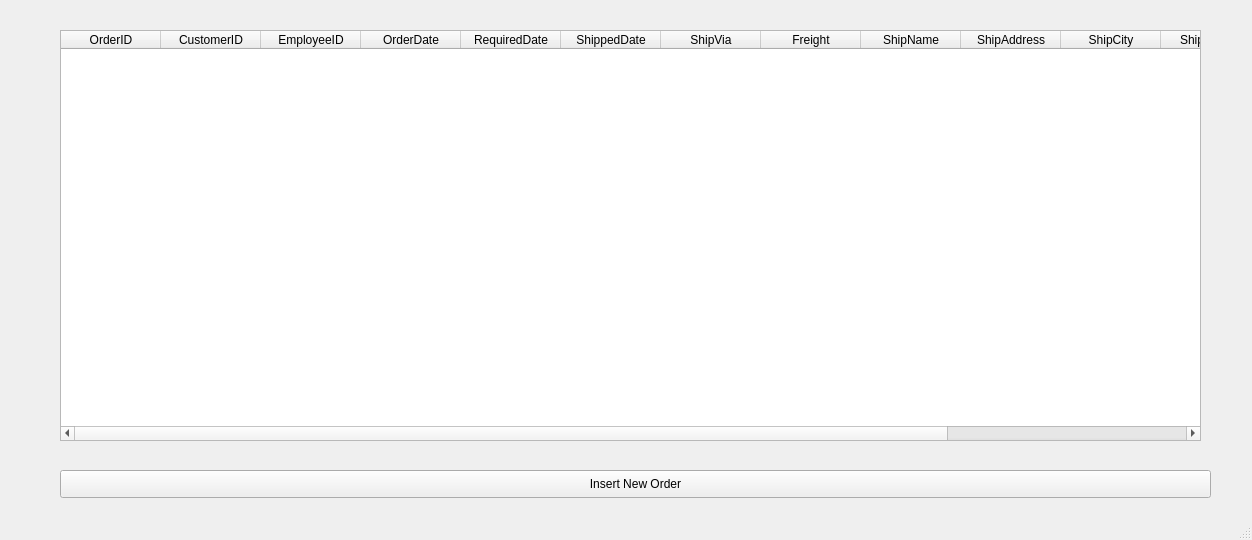
<?xml version="1.0" encoding="UTF-8"?>
<ui version="4.0">
 <class>MainWindow</class>
 <widget class="QMainWindow" name="MainWindow">
  <property name="geometry">
   <rect>
    <x>0</x>
    <y>0</y>
    <width>1252</width>
    <height>540</height>
   </rect>
  </property>
  <property name="windowTitle">
   <string>MainWindow</string>
  </property>
  <widget class="QWidget" name="centralwidget">
   <widget class="QTableWidget" name="orderTable">
    <property name="geometry">
     <rect>
      <x>60</x>
      <y>30</y>
      <width>1141</width>
      <height>411</height>
     </rect>
    </property>
    <column>
     <property name="text">
      <string>OrderID</string>
     </property>
    </column>
    <column>
     <property name="text">
      <string>CustomerID</string>
     </property>
    </column>
    <column>
     <property name="text">
      <string>EmployeeID</string>
     </property>
    </column>
    <column>
     <property name="text">
      <string>OrderDate</string>
     </property>
    </column>
    <column>
     <property name="text">
      <string>RequiredDate</string>
     </property>
    </column>
    <column>
     <property name="text">
      <string>ShippedDate</string>
     </property>
    </column>
    <column>
     <property name="text">
      <string>ShipVia</string>
     </property>
    </column>
    <column>
     <property name="text">
      <string>Freight</string>
     </property>
    </column>
    <column>
     <property name="text">
      <string>ShipName</string>
     </property>
    </column>
    <column>
     <property name="text">
      <string>ShipAddress</string>
     </property>
    </column>
    <column>
     <property name="text">
      <string>ShipCity</string>
     </property>
    </column>
    <column>
     <property name="text">
      <string>ShipRegion</string>
     </property>
    </column>
    <column>
     <property name="text">
      <string>ShipPostalCode</string>
     </property>
    </column>
    <column>
     <property name="text">
      <string>ShipCountry</string>
     </property>
    </column>
   </widget>
   <widget class="QPushButton" name="InsertOrder">
    <property name="geometry">
     <rect>
      <x>60</x>
      <y>470</y>
      <width>1151</width>
      <height>28</height>
     </rect>
    </property>
    <property name="text">
     <string>Insert New Order</string>
    </property>
   </widget>
  </widget>
  <widget class="QStatusBar" name="statusbar"/>
 </widget>
 <resources/>
 <connections/>
</ui>
